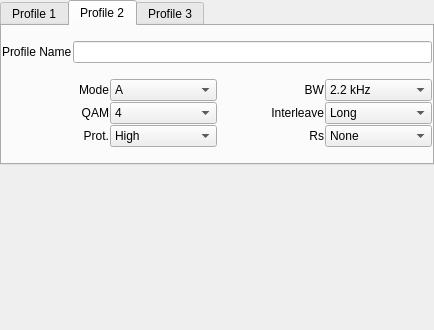
<?xml version="1.0" encoding="UTF-8"?>
<ui version="4.0">
 <class>drmProfileConfig</class>
 <widget class="QWidget" name="drmProfileConfig">
  <property name="geometry">
   <rect>
    <x>0</x>
    <y>0</y>
    <width>434</width>
    <height>330</height>
   </rect>
  </property>
  <property name="windowTitle">
   <string>Form</string>
  </property>
  <layout class="QVBoxLayout" name="verticalLayout_2">
   <property name="spacing">
    <number>1</number>
   </property>
   <property name="leftMargin">
    <number>0</number>
   </property>
   <property name="topMargin">
    <number>0</number>
   </property>
   <property name="rightMargin">
    <number>0</number>
   </property>
   <property name="bottomMargin">
    <number>0</number>
   </property>
   <item>
    <widget class="QTabWidget" name="tabWidget">
     <property name="currentIndex">
      <number>1</number>
     </property>
     <widget class="QWidget" name="Profile1">
      <attribute name="title">
       <string>Profile 1</string>
      </attribute>
      <layout class="QVBoxLayout" name="verticalLayout_4">
       <property name="spacing">
        <number>1</number>
       </property>
       <property name="leftMargin">
        <number>0</number>
       </property>
       <property name="topMargin">
        <number>0</number>
       </property>
       <property name="rightMargin">
        <number>0</number>
       </property>
       <property name="bottomMargin">
        <number>0</number>
       </property>
       <item>
        <layout class="QHBoxLayout" name="horizontalLayout">
         <item>
          <widget class="QLabel" name="label">
           <property name="text">
            <string>Profile Name</string>
           </property>
          </widget>
         </item>
         <item>
          <widget class="QLineEdit" name="namePF1LineEdit"/>
         </item>
        </layout>
       </item>
       <item>
        <layout class="QGridLayout" name="gridLayout">
         <property name="horizontalSpacing">
          <number>6</number>
         </property>
         <property name="verticalSpacing">
          <number>1</number>
         </property>
         <item row="0" column="0">
          <widget class="QLabel" name="drmModeLabel">
           <property name="minimumSize">
            <size>
             <width>30</width>
             <height>0</height>
            </size>
           </property>
           <property name="text">
            <string>Mode</string>
           </property>
           <property name="alignment">
            <set>Qt::AlignRight|Qt::AlignTrailing|Qt::AlignVCenter</set>
           </property>
           <property name="wordWrap">
            <bool>false</bool>
           </property>
          </widget>
         </item>
         <item row="0" column="1">
          <widget class="QComboBox" name="drmPF1ModeComboBox">
           <item>
            <property name="text">
             <string>A</string>
            </property>
           </item>
           <item>
            <property name="text">
             <string>B</string>
            </property>
           </item>
           <item>
            <property name="text">
             <string>E</string>
            </property>
           </item>
          </widget>
         </item>
         <item row="0" column="2">
          <widget class="QLabel" name="drmBandwidthLabel">
           <property name="minimumSize">
            <size>
             <width>30</width>
             <height>0</height>
            </size>
           </property>
           <property name="text">
            <string>BW</string>
           </property>
           <property name="alignment">
            <set>Qt::AlignRight|Qt::AlignTrailing|Qt::AlignVCenter</set>
           </property>
           <property name="wordWrap">
            <bool>false</bool>
           </property>
          </widget>
         </item>
         <item row="0" column="3">
          <widget class="QComboBox" name="drmPF1BandwidthComboBox">
            <item>
            <property name="text">
             <string>2.2 kHz</string>
            </property>
           </item>
           <item>
            <property name="text">
             <string>2.5 kHz</string>
            </property>
           </item>
          </widget>
         </item>
         <item row="1" column="0">
          <widget class="QLabel" name="drmQAMLabel">
           <property name="minimumSize">
            <size>
             <width>30</width>
             <height>0</height>
            </size>
           </property>
           <property name="text">
            <string>QAM</string>
           </property>
           <property name="alignment">
            <set>Qt::AlignRight|Qt::AlignTrailing|Qt::AlignVCenter</set>
           </property>
           <property name="wordWrap">
            <bool>false</bool>
           </property>
          </widget>
         </item>
         <item row="1" column="1">
          <widget class="QComboBox" name="drmPF1QAMComboBox">
           <item>
            <property name="text">
             <string>4</string>
            </property>
           </item>
           <item>
            <property name="text">
             <string>16</string>
            </property>
           </item>
           <item>
            <property name="text">
             <string>64</string>
            </property>
           </item>
          </widget>
         </item>
         <item row="1" column="2">
          <widget class="QLabel" name="drmInterleavelabel">
           <property name="minimumSize">
            <size>
             <width>30</width>
             <height>0</height>
            </size>
           </property>
           <property name="text">
            <string>Interleave</string>
           </property>
           <property name="alignment">
            <set>Qt::AlignRight|Qt::AlignTrailing|Qt::AlignVCenter</set>
           </property>
           <property name="wordWrap">
            <bool>false</bool>
           </property>
          </widget>
         </item>
         <item row="1" column="3">
          <widget class="QComboBox" name="drmPF1InterleaveComboBox">
           <item>
            <property name="text">
             <string>Long</string>
            </property>
           </item>
           <item>
            <property name="text">
             <string>Short</string>
            </property>
           </item>
          </widget>
         </item>
         <item row="2" column="0">
          <widget class="QLabel" name="drmProtectionLabel">
           <property name="minimumSize">
            <size>
             <width>30</width>
             <height>0</height>
            </size>
           </property>
           <property name="text">
            <string>Prot.</string>
           </property>
           <property name="alignment">
            <set>Qt::AlignRight|Qt::AlignTrailing|Qt::AlignVCenter</set>
           </property>
           <property name="wordWrap">
            <bool>false</bool>
           </property>
          </widget>
         </item>
         <item row="2" column="1">
          <widget class="QComboBox" name="drmPF1ProtectionComboBox">
           <item>
            <property name="text">
             <string>High</string>
            </property>
           </item>
           <item>
            <property name="text">
             <string>Low</string>
            </property>
           </item>
          </widget>
         </item>
         <item row="2" column="2">
          <widget class="QLabel" name="drmReadSolomonLabel">
           <property name="minimumSize">
            <size>
             <width>30</width>
             <height>0</height>
            </size>
           </property>
           <property name="text">
            <string>Rs</string>
           </property>
           <property name="alignment">
            <set>Qt::AlignRight|Qt::AlignTrailing|Qt::AlignVCenter</set>
           </property>
           <property name="wordWrap">
            <bool>false</bool>
           </property>
          </widget>
         </item>
         <item row="2" column="3">
          <widget class="QComboBox" name="drmPF1ReedSolomonComboBox">
           <item>
            <property name="text">
             <string>None</string>
            </property>
           </item>
           <item>
            <property name="text">
             <string>RS1</string>
            </property>
           </item>
           <item>
            <property name="text">
             <string>RS2</string>
            </property>
           </item>
           <item>
            <property name="text">
             <string>RS3</string>
            </property>
           </item>
           <item>
            <property name="text">
             <string>RS4</string>
            </property>
           </item>
          </widget>
         </item>
        </layout>
       </item>
      </layout>
     </widget>
     <widget class="QWidget" name="Profile2">
      <attribute name="title">
       <string>Profile 2</string>
      </attribute>
      <layout class="QVBoxLayout" name="verticalLayout_3">
       <property name="spacing">
        <number>1</number>
       </property>
       <property name="leftMargin">
        <number>0</number>
       </property>
       <property name="topMargin">
        <number>0</number>
       </property>
       <property name="rightMargin">
        <number>0</number>
       </property>
       <property name="bottomMargin">
        <number>0</number>
       </property>
       <item>
        <layout class="QHBoxLayout" name="horizontalLayout_2">
         <item>
          <widget class="QLabel" name="label_2">
           <property name="text">
            <string>Profile Name</string>
           </property>
          </widget>
         </item>
         <item>
          <widget class="QLineEdit" name="namePF2LineEdit"/>
         </item>
        </layout>
       </item>
       <item>
        <layout class="QGridLayout" name="gridLayout_2">
         <property name="verticalSpacing">
          <number>1</number>
         </property>
         <item row="0" column="0">
          <widget class="QLabel" name="drmModeLabel_2">
           <property name="minimumSize">
            <size>
             <width>30</width>
             <height>0</height>
            </size>
           </property>
           <property name="text">
            <string>Mode</string>
           </property>
           <property name="alignment">
            <set>Qt::AlignRight|Qt::AlignTrailing|Qt::AlignVCenter</set>
           </property>
           <property name="wordWrap">
            <bool>false</bool>
           </property>
          </widget>
         </item>
         <item row="0" column="1">
          <widget class="QComboBox" name="drmPF2ModeComboBox">
           <item>
            <property name="text">
             <string>A</string>
            </property>
           </item>
           <item>
            <property name="text">
             <string>B</string>
            </property>
           </item>
           <item>
            <property name="text">
             <string>E</string>
            </property>
           </item>
          </widget>
         </item>
         <item row="0" column="2">
          <widget class="QLabel" name="drmBandwidthLabel_2">
           <property name="minimumSize">
            <size>
             <width>30</width>
             <height>0</height>
            </size>
           </property>
           <property name="text">
            <string>BW</string>
           </property>
           <property name="alignment">
            <set>Qt::AlignRight|Qt::AlignTrailing|Qt::AlignVCenter</set>
           </property>
           <property name="wordWrap">
            <bool>false</bool>
           </property>
          </widget>
         </item>
         <item row="0" column="3">
          <widget class="QComboBox" name="drmPF2BandwidthComboBox">
            <item>
            <property name="text">
             <string>2.2 kHz</string>
            </property>
           </item>
           <item>
            <property name="text">
             <string>2.5 kHz</string>
            </property>
           </item>
          </widget>
         </item>
         <item row="1" column="0">
          <widget class="QLabel" name="drmQAMLabel_2">
           <property name="minimumSize">
            <size>
             <width>30</width>
             <height>0</height>
            </size>
           </property>
           <property name="text">
            <string>QAM</string>
           </property>
           <property name="alignment">
            <set>Qt::AlignRight|Qt::AlignTrailing|Qt::AlignVCenter</set>
           </property>
           <property name="wordWrap">
            <bool>false</bool>
           </property>
          </widget>
         </item>
         <item row="1" column="1">
          <widget class="QComboBox" name="drmPF2QAMComboBox">
           <item>
            <property name="text">
             <string>4</string>
            </property>
           </item>
           <item>
            <property name="text">
             <string>16</string>
            </property>
           </item>
           <item>
            <property name="text">
             <string>64</string>
            </property>
           </item>
          </widget>
         </item>
         <item row="1" column="2">
          <widget class="QLabel" name="drmInterleavelabel_2">
           <property name="minimumSize">
            <size>
             <width>30</width>
             <height>0</height>
            </size>
           </property>
           <property name="text">
            <string>Interleave</string>
           </property>
           <property name="alignment">
            <set>Qt::AlignRight|Qt::AlignTrailing|Qt::AlignVCenter</set>
           </property>
           <property name="wordWrap">
            <bool>false</bool>
           </property>
          </widget>
         </item>
         <item row="1" column="3">
          <widget class="QComboBox" name="drmPF2InterleaveComboBox">
           <item>
            <property name="text">
             <string>Long</string>
            </property>
           </item>
           <item>
            <property name="text">
             <string>Short</string>
            </property>
           </item>
          </widget>
         </item>
         <item row="2" column="0">
          <widget class="QLabel" name="drmProtectionLabel_2">
           <property name="minimumSize">
            <size>
             <width>30</width>
             <height>0</height>
            </size>
           </property>
           <property name="text">
            <string>Prot.</string>
           </property>
           <property name="alignment">
            <set>Qt::AlignRight|Qt::AlignTrailing|Qt::AlignVCenter</set>
           </property>
           <property name="wordWrap">
            <bool>false</bool>
           </property>
          </widget>
         </item>
         <item row="2" column="1">
          <widget class="QComboBox" name="drmPF2ProtectionComboBox">
           <item>
            <property name="text">
             <string>High</string>
            </property>
           </item>
           <item>
            <property name="text">
             <string>Low</string>
            </property>
           </item>
          </widget>
         </item>
         <item row="2" column="2">
          <widget class="QLabel" name="drmReadSolomonLabel_2">
           <property name="minimumSize">
            <size>
             <width>30</width>
             <height>0</height>
            </size>
           </property>
           <property name="text">
            <string>Rs</string>
           </property>
           <property name="alignment">
            <set>Qt::AlignRight|Qt::AlignTrailing|Qt::AlignVCenter</set>
           </property>
           <property name="wordWrap">
            <bool>false</bool>
           </property>
          </widget>
         </item>
         <item row="2" column="3">
          <widget class="QComboBox" name="drmPF2ReedSolomonComboBox">
           <item>
            <property name="text">
             <string>None</string>
            </property>
           </item>
           <item>
            <property name="text">
             <string>RS1</string>
            </property>
           </item>
           <item>
            <property name="text">
             <string>RS2</string>
            </property>
           </item>
           <item>
            <property name="text">
             <string>RS3</string>
            </property>
           </item>
           <item>
            <property name="text">
             <string>RS4</string>
            </property>
           </item>
          </widget>
         </item>
        </layout>
       </item>
      </layout>
     </widget>
     <widget class="QWidget" name="Profile3">
      <attribute name="title">
       <string>Profile 3</string>
      </attribute>
      <layout class="QVBoxLayout" name="verticalLayout">
       <property name="spacing">
        <number>1</number>
       </property>
       <property name="leftMargin">
        <number>0</number>
       </property>
       <property name="topMargin">
        <number>0</number>
       </property>
       <property name="rightMargin">
        <number>0</number>
       </property>
       <property name="bottomMargin">
        <number>0</number>
       </property>
       <item>
        <layout class="QHBoxLayout" name="horizontalLayout_3">
         <item>
          <widget class="QLabel" name="label_3">
           <property name="text">
            <string>Profile Name</string>
           </property>
          </widget>
         </item>
         <item>
          <widget class="QLineEdit" name="namePF3LineEdit"/>
         </item>
        </layout>
       </item>
       <item>
        <layout class="QGridLayout" name="gridLayout_3">
         <property name="verticalSpacing">
          <number>1</number>
         </property>
         <item row="0" column="0">
          <widget class="QLabel" name="drmModeLabel_3">
           <property name="minimumSize">
            <size>
             <width>30</width>
             <height>0</height>
            </size>
           </property>
           <property name="text">
            <string>Mode</string>
           </property>
           <property name="alignment">
            <set>Qt::AlignRight|Qt::AlignTrailing|Qt::AlignVCenter</set>
           </property>
           <property name="wordWrap">
            <bool>false</bool>
           </property>
          </widget>
         </item>
         <item row="0" column="1">
          <widget class="QComboBox" name="drmPF3ModeComboBox">
           <item>
            <property name="text">
             <string>A</string>
            </property>
           </item>
           <item>
            <property name="text">
             <string>B</string>
            </property>
           </item>
           <item>
            <property name="text">
             <string>E</string>
            </property>
           </item>
          </widget>
         </item>
         <item row="0" column="2">
          <widget class="QLabel" name="drmBandwidthLabel_3">
           <property name="minimumSize">
            <size>
             <width>30</width>
             <height>0</height>
            </size>
           </property>
           <property name="text">
            <string>BW</string>
           </property>
           <property name="alignment">
            <set>Qt::AlignRight|Qt::AlignTrailing|Qt::AlignVCenter</set>
           </property>
           <property name="wordWrap">
            <bool>false</bool>
           </property>
          </widget>
         </item>
         <item row="0" column="3">
          <widget class="QComboBox" name="drmPF3BandwidthComboBox">
            <item>
            <property name="text">
             <string>2.2 kHz</string>
            </property>
           </item>
           <item>
            <property name="text">
             <string>2.5 kHz</string>
            </property>
           </item>
          </widget>
         </item>
         <item row="1" column="0">
          <widget class="QLabel" name="drmQAMLabel_3">
           <property name="minimumSize">
            <size>
             <width>30</width>
             <height>0</height>
            </size>
           </property>
           <property name="text">
            <string>QAM</string>
           </property>
           <property name="alignment">
            <set>Qt::AlignRight|Qt::AlignTrailing|Qt::AlignVCenter</set>
           </property>
           <property name="wordWrap">
            <bool>false</bool>
           </property>
          </widget>
         </item>
         <item row="1" column="1">
          <widget class="QComboBox" name="drmPF3QAMComboBox">
           <item>
            <property name="text">
             <string>4</string>
            </property>
           </item>
           <item>
            <property name="text">
             <string>16</string>
            </property>
           </item>
           <item>
            <property name="text">
             <string>64</string>
            </property>
           </item>
          </widget>
         </item>
         <item row="1" column="2">
          <widget class="QLabel" name="drmInterleavelabel_3">
           <property name="minimumSize">
            <size>
             <width>30</width>
             <height>0</height>
            </size>
           </property>
           <property name="text">
            <string>Interleave</string>
           </property>
           <property name="alignment">
            <set>Qt::AlignRight|Qt::AlignTrailing|Qt::AlignVCenter</set>
           </property>
           <property name="wordWrap">
            <bool>false</bool>
           </property>
          </widget>
         </item>
         <item row="1" column="3">
          <widget class="QComboBox" name="drmPF3InterleaveComboBox">
           <item>
            <property name="text">
             <string>Long</string>
            </property>
           </item>
           <item>
            <property name="text">
             <string>Short</string>
            </property>
           </item>
          </widget>
         </item>
         <item row="2" column="0">
          <widget class="QLabel" name="drmProtectionLabel_3">
           <property name="minimumSize">
            <size>
             <width>30</width>
             <height>0</height>
            </size>
           </property>
           <property name="text">
            <string>Prot.</string>
           </property>
           <property name="alignment">
            <set>Qt::AlignRight|Qt::AlignTrailing|Qt::AlignVCenter</set>
           </property>
           <property name="wordWrap">
            <bool>false</bool>
           </property>
          </widget>
         </item>
         <item row="2" column="1">
          <widget class="QComboBox" name="drmPF3ProtectionComboBox">
           <item>
            <property name="text">
             <string>High</string>
            </property>
           </item>
           <item>
            <property name="text">
             <string>Low</string>
            </property>
           </item>
          </widget>
         </item>
         <item row="2" column="2">
          <widget class="QLabel" name="drmReadSolomonLabel_3">
           <property name="minimumSize">
            <size>
             <width>30</width>
             <height>0</height>
            </size>
           </property>
           <property name="text">
            <string>Rs</string>
           </property>
           <property name="alignment">
            <set>Qt::AlignRight|Qt::AlignTrailing|Qt::AlignVCenter</set>
           </property>
           <property name="wordWrap">
            <bool>false</bool>
           </property>
          </widget>
         </item>
         <item row="2" column="3">
          <widget class="QComboBox" name="drmPF3ReedSolomonComboBox">
           <item>
            <property name="text">
             <string>None</string>
            </property>
           </item>
           <item>
            <property name="text">
             <string>RS1</string>
            </property>
           </item>
           <item>
            <property name="text">
             <string>RS2</string>
            </property>
           </item>
           <item>
            <property name="text">
             <string>RS3</string>
            </property>
           </item>
           <item>
            <property name="text">
             <string>RS4</string>
            </property>
           </item>
          </widget>
         </item>
        </layout>
       </item>
      </layout>
     </widget>
    </widget>
   </item>
   <item>
    <spacer name="verticalSpacer">
     <property name="orientation">
      <enum>Qt::Vertical</enum>
     </property>
     <property name="sizeHint" stdset="0">
      <size>
       <width>20</width>
       <height>121</height>
      </size>
     </property>
    </spacer>
   </item>
  </layout>
 </widget>
 <resources/>
 <connections/>
</ui>
